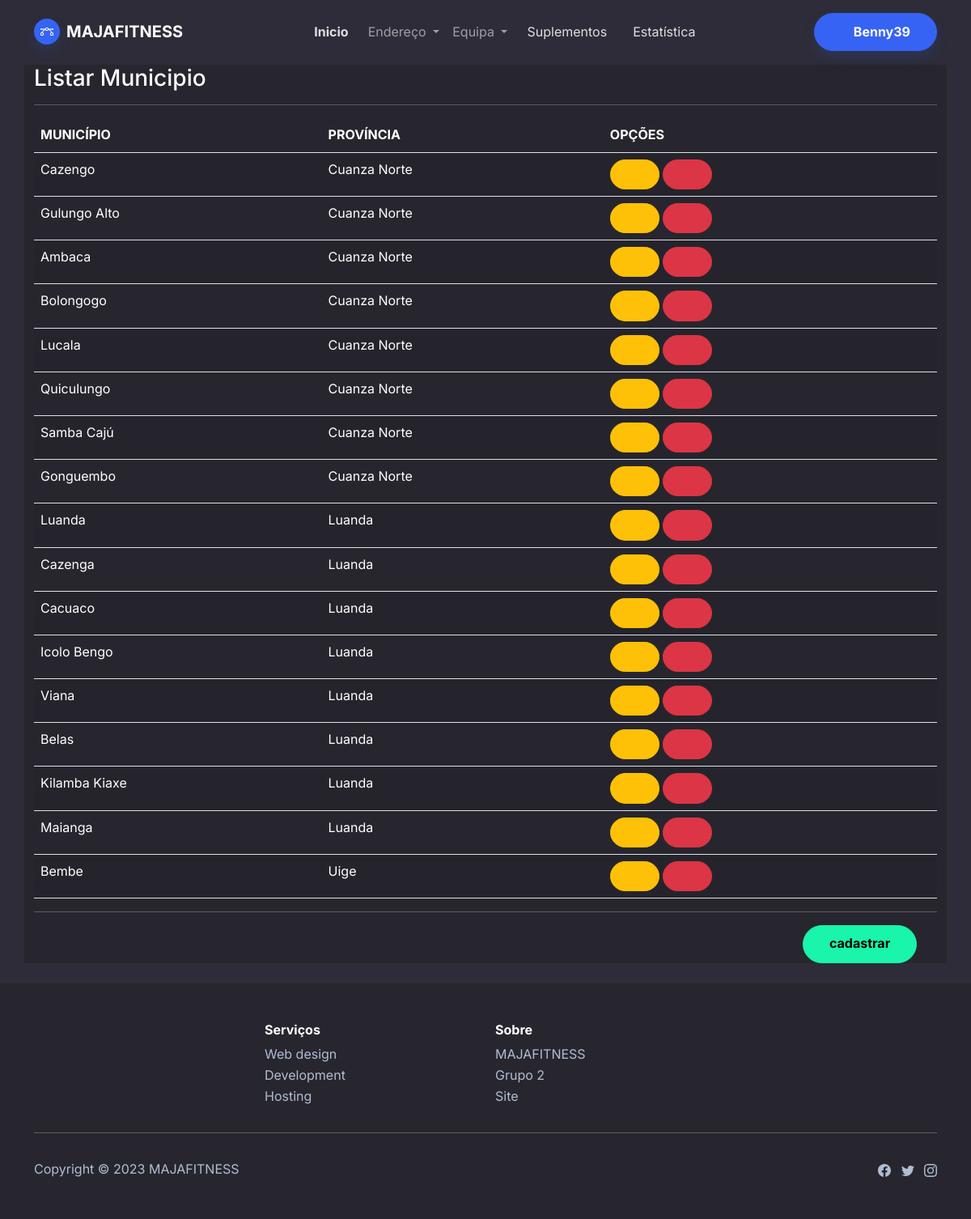
Page /listar/municipio (signed in) on the committed database.
### cadastros/models.py (models this page shows, shortened)
class Municipio(models.Model):
    nome = models.CharField(max_length=100)
    provincia = models.ForeignKey(Provincia, on_delete = models.PROTECT, verbose_name="Província")

class Provincia(models.Model):
    nome = models.CharField(max_length=100, unique=True)
    def __str__(self):
        return f"{self.nome}"

### cadastros/views.py (the view)
# urls.py: path("listar/municipio", MunicipioListar.as_view(), name="listar-municipio"),
class MunicipioListar(GroupRequiredMixin, LoginRequiredMixin, ListView):
    model = Municipio
    template_name="listarMunicipio.html"
    group_required = u"admin"
    def get_context_data(self, *args, **kwargs):
        context = super().get_context_data(*args, **kwargs)
        context["titulo"] = "Listar Municipio"
        return context

### cadastros/templates/listarMunicipio.html (shortened to what this page needs)
{% extends 'index.html' %}
{% load static %}
{% load crispy_forms_tags %}
{% block conteudo %}
<div class="container bg-dark">
    <h3 class="title">{{ titulo }}</h3>
    <hr>
        <table class="table table-striped table-hover table-condesed" id="tabela">
           <thead>
            <tr>
                <th>MUNICÍPIO</th>
                <th>PROVÍNCIA</th>
                <th>OPÇÕES</th>
            </tr>
           </thead>
            <tbody>
                {% for Municipio in object_list %}
                <tr>
                    <td>{{ Municipio.nome }}</td>
                    <td>{{ Municipio.provincia }}</td>
                    <td>
                        <a href="{% url 'editar-municipio' Municipio.pk %}" class="btn btn-warning btn-sm" data-toggle="tooltip" title="Editar">
                            <i class="fa fa-edit"></i>
                        </a>
                        <a href="{% url 'excluir-municipio' Municipio.pk %}" class="btn btn-danger btn-sm" data-toggle="tooltip" title="Excluir">
                            <i class="fa fa-trash"></i>
                        </a>
                    </td>
                </tr>
                {% empty %}
                <tr>
                    <td>
                        Sem conteúdo.
                    </td>
                </tr>
                {% endfor %}
            </tbody>
        </table>
        <hr>
        <div class="row">
            <div class="col-md-4">
            </div>
            <div class="col-md-6">
            </div>
            <div class="col-md-2">
                <a href="{% url 'cadastrar-municipio' %}" type="button" class="btn btn-success">
                    cadastrar
                </a>
            </div>
        </div>
</div>
<br>
{% endblock %}

### paginas/templates/index.html (shortened to what this page needs)
{% load static %}
<!DOCTYPE html>
<html lang="pt-br">
<head>
    <link rel="stylesheet" href="{% static 'assets/bootstrap/css/bootstrap.min.css' %}">
    <link rel="stylesheet" href="{% static 'fontawesome/css/all.css' %}">
    <link rel="stylesheet" href="{% static 'DataTables/datatables.min.css' %}">
    <link rel="stylesheet" href="{% static 'estilo.css' %}">
</head>
<body style="/*background: url(&quot;design.jpg&quot;);*/background-position: 0 -60px;">
{% block nav %}
{% if request.user.is_authenticated %}
    <nav class="navbar navbar-dark navbar-expand-md sticky-top navbar-shrink py-3" id="mainNav">
        <div class="container"><a class="navbar-brand d-flex align-items-center" href="/"><span class="bs-icon-sm bs-icon-circle bs-icon-primary shadow d-flex justify-content-center align-items-center me-2 bs-icon">
                    </span><span>MAJAFITNESS</span></a>
            <div class="collapse navbar-collapse" id="navcol-1">
                <ul class="navbar-nav mx-auto">
                    <li class="nav-item"><a class="nav-link active" href="{% url 'index' %}">Inicio</a></li>
                    <div class="dropdown">
                        <li class="nav-item" href="#" data-bs-toggle="dropdown">
                            <a href="#" class="nav-link dropdown-toggle">
                                 Endereço
                            </a>
                        </li>
                    </div>
                    <div class="dropdown">
                        <li class="nav-item" href="#" data-bs-toggle="dropdown">
                            <a href="#" class="nav-link dropdown-toggle">
                                 Equipa
                            </a>
                        </li>
                    </div>
                    <li class="nav-item"><a class="nav-link" href="{% url 'suplemento' %}">Suplementos</a></li>
                    <li class="nav-item"><a class="nav-link" href="{% url 'estatistica' %}">Estatística</a></li>
                </ul><a class="btn btn-primary shadow" role="button" href="{% url 'logout' %}"><i class="fa fa-user"></i> {{ request.user }}</a>
            </div>
        </div>
    </nav>
{% endif %}
{% endblock %}
{% block conteudo %}{% endblock %}
{% block footer %}
    <footer class="bg-dark">
        <div class="container py-4 py-lg-5">
            <div class="row justify-content-center">
                <div class="col-sm-4 col-md-3 text-center text-lg-start d-flex flex-column item">
                    <h3 class="fs-6 fw-bold">Serviços</h3>
                    <ul class="list-unstyled">
                        <li><a href="#">Web design</a></li>
                        <li><a href="#">Development</a></li>
                        <li><a href="#">Hosting</a></li>
                    </ul>
                </div>
                <div class="col-sm-4 col-md-3 text-center text-lg-start d-flex flex-column item">
                    <h3 class="fs-6 fw-bold">Sobre</h3>
                    <ul class="list-unstyled">
                        <li><a href="#">MAJAFITNESS</a></li>
                        <li><a href="#">Grupo 2</a></li>
                        <li><a href="#">Site</a></li>
                    </ul>
                </div>
            </div>
            <hr>
            <div class="text-muted d-flex justify-content-between align-items-center pt-3">
                <p class="mb-0">Copyright © 2023 MAJAFITNESS</p>
                <ul class="list-inline mb-0">
                    <li class="list-inline-item"></li>
                    <li class="list-inline-item"></li>
                    <li class="list-inline-item"></li>
                </ul>
            </div>
        </div>
    </footer>
{% endblock %}
</body>
</html>

### rows in the picture
Municipio: nome "Cazengo", provincia "Cuanza Norte"
Municipio: nome "Gulungo Alto", provincia "Cuanza Norte"
Municipio: nome "Ambaca", provincia "Cuanza Norte"
Municipio: nome "Bolongogo", provincia "Cuanza Norte"
Municipio: nome "Lucala", provincia "Cuanza Norte"
Municipio: nome "Quiculungo", provincia "Cuanza Norte"
Municipio: nome "Samba Cajú", provincia "Cuanza Norte"
Municipio: nome "Gonguembo", provincia "Cuanza Norte"
Municipio: nome "Luanda", provincia "Luanda"
Municipio: nome "Cazenga", provincia "Luanda"
Municipio: nome "Cacuaco", provincia "Luanda"
Municipio: nome "Icolo Bengo", provincia "Luanda"
Municipio: nome "Viana", provincia "Luanda"
Municipio: nome "Belas", provincia "Luanda"
Municipio: nome "Kilamba Kiaxe", provincia "Luanda"
Municipio: nome "Maianga", provincia "Luanda"
Municipio: nome "Bembe", provincia "Uige"

### other values in the picture
{{ request.user }} "Benny39"
{{ titulo }} "Listar Municipio"
